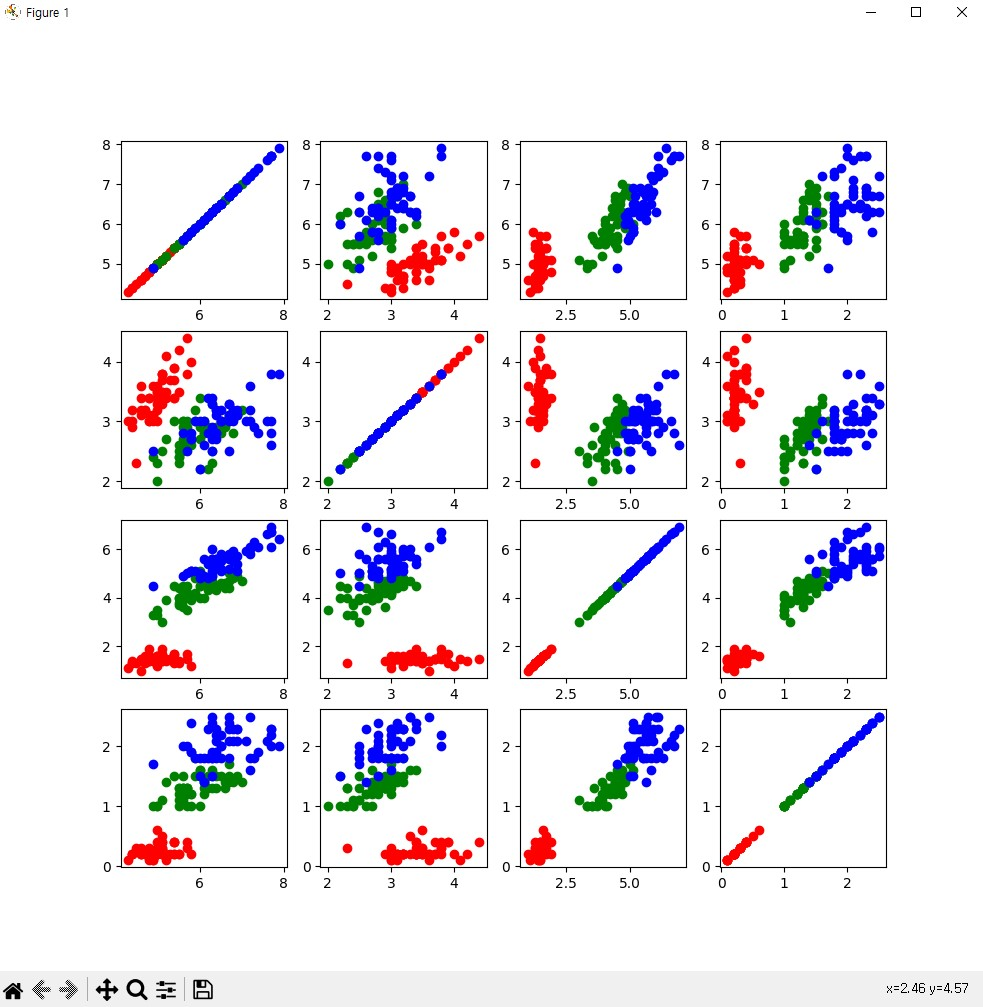

Source code (Python):
# Homework01 iris scatter python code

import sklearn
from sklearn.datasets import load_iris
import matplotlib.pyplot as plt
import numpy as np


def iris_scatter(iris_data):
    # Use a breakpoint in the code line below to debug your script.
    species = iris_data.target

    data = iris_data.data
    X = np.transpose(data)
    d, N =np.shape(X)

    K=3

    color = ['r', 'g', 'b']

    plt.figure(figsize=(16, 16))
    plot_inx = 0
    for i in range(d):
        x_i = X[i, :]
        for j in range(d):
            x_j = X[j, :]
            plot_inx = plot_inx + 1
            plt.subplot(d, d, plot_inx)

            for k in range(K):
                inx = species == k
                plt.scatter(x_j[inx], x_i[inx], c=color[k])

    plt.show()
